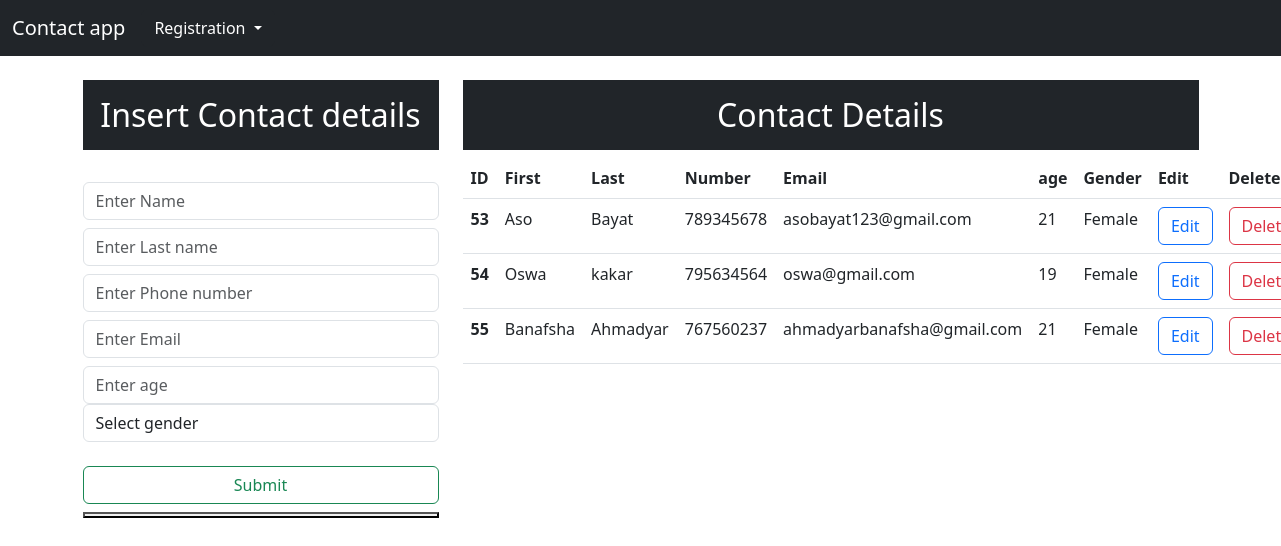
The page / on the database its author committed.
### contactapp/models.py (models this page shows)
class Contact(models.Model):
    name = models.CharField(max_length=25, blank=False, null=False)
    lastname = models.CharField(max_length=25, blank=False, null=False)
    number = models.IntegerField()
    email = models.EmailField(max_length=25, blank=False, null=False)
    age = models.IntegerField()
    gender = models.CharField(max_length=25, blank=False, null=False)
    def __str__(self):
        return self.name

### contactapp/views.py (the view)
# urls.py: path('', views.index, name="index"),
def index(request):
    data = Contact.objects.all()
    print(data)
    context = {"data": data}
    return render(request, "index.html", context)

### templates/index.html (shortened to what this page needs)
<!doctype html>
<html lang="en">
  <head>
    <link href="https://cdn.jsdelivr.net/npm/bootstrap@5.3.0-alpha1/dist/css/bootstrap.min.css" rel="stylesheet">
  </head>
  <body>
    <nav class="navbar navbar-expand-lg navbar-dark bg-dark">
      <div class="container-fluid">
        <a class="navbar-brand" href="/">Contact app</a>
        <div class="collapse navbar-collapse" id="navbarNavDarkDropdown">
          <ul class="navbar-nav">
            <li class="nav-item dropdown">
              <button class="btn btn-dark dropdown-toggle" data-bs-toggle="dropdown" aria-expanded="false">
                Registration
              </button>
            </li>
          </ul>
        </div>
      </div>
    </nav>
    <div class="container mt-4">
        <div class="row">
          <div class="col-md-4">
            <h2 class="text-white bg-dark text-center p-3">Insert Contact details</h2>
            <br>
            <form action="/insert" method="POST"> {% csrf_token %}
              <div class="form-group">
                <input type="text" class="form-control" placeholder="Enter Name" name=name required>
              </div>
                <div class="form-group">
                  <input type="text" class="form-control mt-2" placeholder="Enter Last name" name=lastname required>
                </div>
                  <div class="form-group">
                    <input type="text" class="form-control mt-2" placeholder="Enter Phone number" name=number required>
                  </div>
                    <div class="form-group">
                      <input type="email" class="form-control mt-2" placeholder="Enter Email " name=email required>
                    </div>
                      <div class="form-group">
                        <input type="text" class="form-control mt-2" placeholder="Enter age" name=age required>
                      </div>
                        <div class="form-group">
                          <select id="gender" class="form-control" name=gender required>
                            <option selected>Select gender</option>
                          </select>
                        </div>
                         <br>
                        <div class="d-grid gap-2">
                          <button class="btn btn-outline-success" type="submit">Submit<button>
                        </div>
        </form>
      </div>
          <div class="col-md-8">
            <h2 class="text-center text-white bg-dark p-3">Contact Details</h2>
            <table class="table">
              <thead>
                <tr>
                  <th scope="col">ID</th>
                  <th scope="col">First</th>
                  <th scope="col">Last</th>
                  <th scope="col">Number</th>
                  <th scope="col">Email</th>
                  <th scope="col">age</th>
                  <th scope="col">Gender</th>
                  <th scope="col">Edit</th>
                  <th scope="col">Delete</th>
                </tr>
              </thead>
              <tbody>
                {% for d in data %}
                <tr>
                  <th scope="row">{{d.id}}</th>
                  <td>{{d.name}}</td>
                  <td>{{d.lastname}}</td>
                  <td>{{d.number}}</td>
                  <td>{{d.email}}</td>
                  <td>{{d.age}}</td>
                  <td>{{d.gender}}</td>
                  <td><a type="button" href="/update/{{d.id}}" class="btn btn-outline-primary">Edit </a>
                  </td>
                  <td><a type="button" href="/delete/{{d.id}}" class="btn btn-outline-danger">Delete </a>
                  </td>
                </tr>
                 {% endfor %}
                  </tbody>
            </table>
          </div>
        </div>
    </div>
  </body>
</html>

### rows shown on the page
Contact: id "53", name "Aso", lastname "Bayat", number "789345678", email "asobayat123@gmail.com", age "21", gender "Female"
Contact: id "54", name "Oswa", lastname "kakar", number "795634564", email "oswa@gmail.com", age "19", gender "Female"
Contact: id "55", name "Banafsha", lastname "Ahmadyar", number "767560237", email "ahmadyarbanafsha@gmail.com", age "21", gender "Female"
